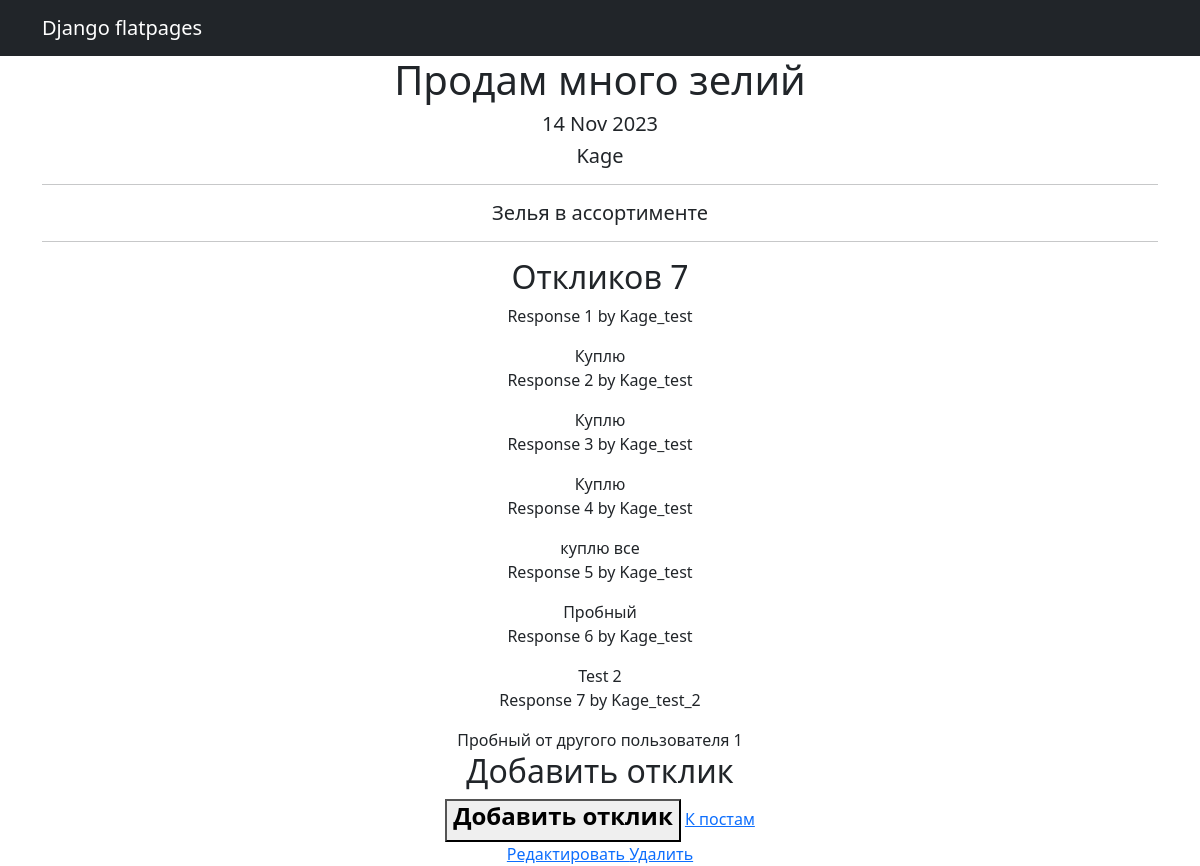
The page /posts/6 (signed in) on the database its author committed.
### PostBoard_main/models.py (models this page shows, shortened)
class Posts(models.Model):
    tanks = 'TK'
    healers = 'HL'
    damage_dealers = 'DD'
    merchants = 'MR'
    guild_masters = 'GM'
    quest_givers = 'QG'
    smiths = 'SM'
    leather_workers = 'LW'
    potion_masters = 'PM'
    enchanters = 'EH'
    TYPE = [
        (tanks, 'Танки'), (healers, 'Хилеры'), (damage_dealers, 'ДД'), (merchants, 'Торговцы'),
        (guild_masters, 'Гильдмастера'), (quest_givers, 'Квестгиверы'), (smiths, 'Кузнецы'),
        (leather_workers, 'Кожевники'), (potion_masters, 'Зельевары'), (enchanters, 'Мастера заклинаний')
    ]
    type_post = models.CharField(max_length=2, choices=TYPE, default='MR')
    time_in = models.DateTimeField(auto_now_add=True)
    headline = models.CharField(max_length=128)
    text = RichTextUploadingField(config_name='my-toolbar')
    category = models.ForeignKey(Category, on_delete=models.CASCADE, related_name='category')
    to_reg_user = models.ForeignKey(User, on_delete=models.CASCADE)

class Response(models.Model):
    time_in = models.DateTimeField(auto_now_add=True)
    text = models.TextField()
    res_user = models.ForeignKey(User, on_delete=models.CASCADE, related_name='reply_user')
    res_post = models.ForeignKey(Posts, on_delete=models.CASCADE, related_name='reply')
    status = models.BooleanField(default=False)

### PostBoard_main/views.py (the view)
# urls.py: path('<int:pk>', PostDetail.as_view(), name='post_detail'),
class PostDetail(DetailView):
    raise_exception = True
    model = Posts
    template_name = 'post_detail.html'
    context_object_name = 'post'
    response_form = ResponseForm
    def get_context_data(self, **kwargs):
        context = super().get_context_data(**kwargs)
        pk = self.kwargs['pk']
        form = ResponseForm()
        post = get_object_or_404(Posts, pk=pk)
        responses = post.reply.all()
        context['post'] = post
        context['responses'] = responses
        context['form'] = form
        return context

### templates/post_detail.html (shortened to what this page needs)
<!DOCTYPE html>
{% extends 'flatpages/default.html' %}
{% load bootstrap3 %}
{% block content %}
    <h1>{{ post.headline }}</h1>
    <h5>{{ post.time_in|date:'d M Y' }}</h5>
    <h5>{{ post.to_reg_user }}</h5>
    <hr>
    <h5>{{ post.text|safe }}</h5>
    <hr>
        <h2>
            Откликов {{ responses.count }}
        </h2>
    {% for response in responses %}
        <div class="response">
            <p class="info">
                Response {{ forloop.counter }} by {{ response.res_user }}
            </p>
            {{ response.text }}
        </div>
    {% empty %}
        <p>Нет откликов</p>
    {% endfor %}
    {% if f %}
        <h2>Отклик добавлен</h2>
    {% else %}
        <h2>Добавить отклик</h2>
    <button>
        <a class="nav-link" href="{% url 'add_response' pk=post.id %}">
            <h4><strong>Добавить отклик</strong></h4>
        </a>
    </button>
    {% endif %}
    <a href="{% url 'posts' %}"> К постам </a>
    {% if post.to_reg_user_id == user.id %}
        <br>
        {% if perms.PostBoard.change_post %}
        <a href="{% url 'post_edit' pk=post.id %}"> Редактировать </a>
        {% endif %}
        {% if perms.PostBoard.delete_post %}
        <a href="{% url 'post_delete' pk=post.id %}"> Удалить </a>
        {% endif %}
    {% endif %}
{% endblock content%}

### rows shown on the page
Posts: headline "Продам много зелий", time_in "14 Nov 2023", to_reg_user "Kage", text "Зелья в ассортименте", count "7"
Response: res_user "Kage_test", text "Куплю"
Response: res_user "Kage_test", text "Куплю"
Response: res_user "Kage_test", text "Куплю"
Response: res_user "Kage_test", text "куплю все"
Response: res_user "Kage_test", text "Пробный"
Response: res_user "Kage_test", text "Test 2"
Response: res_user "Kage_test_2", text "Пробный от другого пользователя 1"
